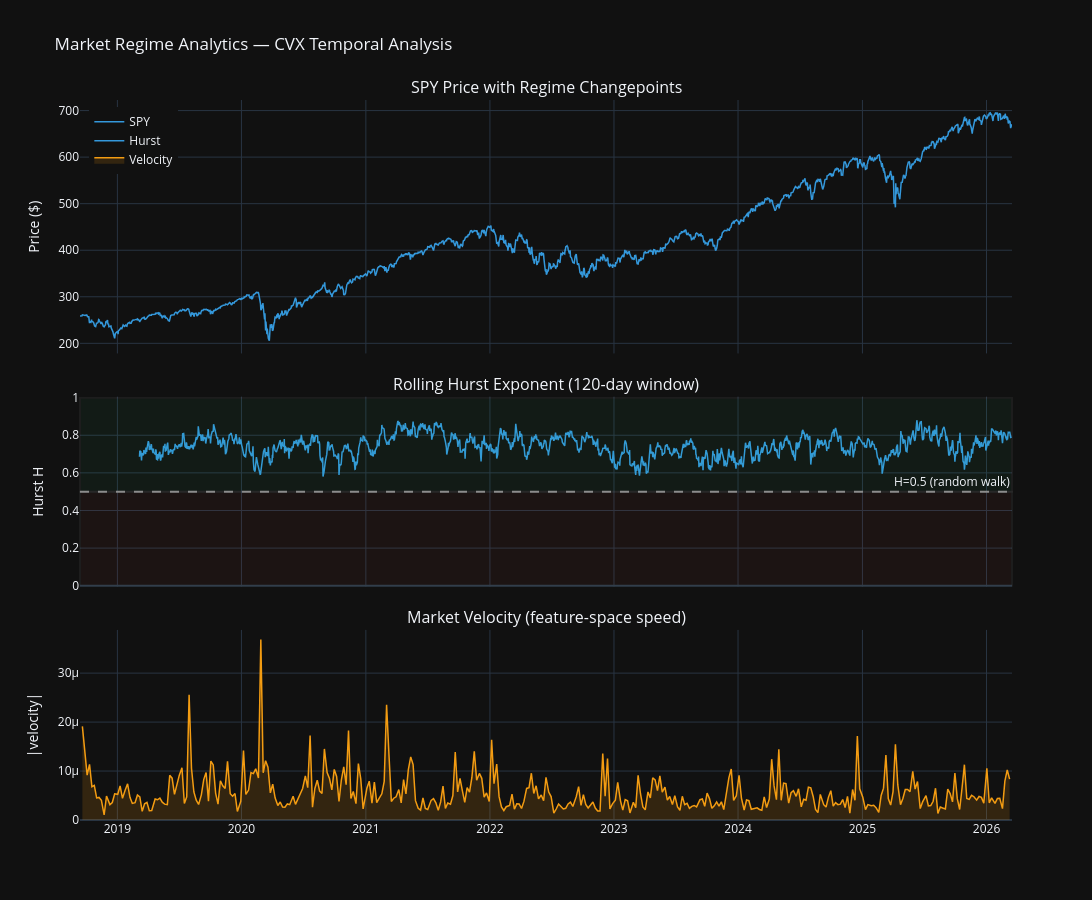

The notebook cell saved with this chart:
### Code cell
# ── Visualization: Price + Changepoints + Hurst + Velocity ──
fig = make_subplots(
    rows=3, cols=1,
    shared_xaxes=True,
    vertical_spacing=0.06,
    subplot_titles=[
        'SPY Price with Regime Changepoints',
        'Rolling Hurst Exponent (120-day window)',
        'Market Velocity (feature-space speed)',
    ],
    row_heights=[0.4, 0.3, 0.3],
)

# Panel 1: SPY price with changepoints
if 'SPY' in close.columns:
    spy_aligned = close['SPY'].loc[common_dates]
    fig.add_trace(go.Scatter(
        x=common_dates, y=spy_aligned.values,
        mode='lines', name='SPY',
        line=dict(color=C_NEUTRAL, width=1.5),
    ), row=1, col=1)

# Changepoint markers
cp_dates_plot = []
cp_prices = []
cp_severities = []
for ts, sev in changepoints:
    d = unix_to_date.get(ts)
    if d is not None and 'SPY' in close.columns and d in close.index:
        cp_dates_plot.append(d)
        cp_prices.append(close.loc[d, 'SPY'])
        cp_severities.append(sev)

fig.add_trace(go.Scatter(
    x=cp_dates_plot, y=cp_prices,
    mode='markers', name='Changepoints',
    marker=dict(
        size=10, color=C_CRISIS, symbol='diamond',
        line=dict(width=1, color='white'),
    ),
    text=[f'Severity: {s:.4f}' for s in cp_severities],
    hovertemplate='%{x}<br>SPY: $%{y:.2f}<br>%{text}<extra></extra>',
), row=1, col=1)

# Panel 2: Rolling Hurst
hurst_colors = [C_BULL if h > 0.5 else C_BEAR for h in hurst_values]
fig.add_trace(go.Scatter(
    x=hurst_dates, y=hurst_values,
    mode='lines', name='Hurst',
    line=dict(color=C_NEUTRAL, width=1.5),
), row=2, col=1)
fig.add_hline(y=0.5, line_dash='dash', line_color='gray',
              annotation_text='H=0.5 (random walk)', row=2, col=1)
fig.add_hrect(y0=0.5, y1=1.0, fillcolor=C_BULL, opacity=0.05, row=2, col=1)
fig.add_hrect(y0=0.0, y1=0.5, fillcolor=C_BEAR, opacity=0.05, row=2, col=1)

# Panel 3: Velocity
fig.add_trace(go.Scatter(
    x=velocity_dates, y=velocity_values,
    mode='lines', name='Velocity',
    line=dict(color=C_CRISIS, width=1.5),
    fill='tozeroy', fillcolor='rgba(243, 156, 18, 0.15)',
), row=3, col=1)

fig.update_layout(
    height=900, width=1100,
    template=TEMPLATE,
    showlegend=True,
    legend=dict(x=0.01, y=0.99),
    title_text='Market Regime Analytics — CVX Temporal Analysis',
)
fig.update_yaxes(title_text='Price ($)', row=1, col=1)
fig.update_yaxes(title_text='Hurst H', row=2, col=1)
fig.update_yaxes(title_text='|velocity|', row=3, col=1)
fig.show()

### Figure 1 — Plotly figure (JSON) as saved in the notebook; plotly's stock layout.template omitted (floating-point values rounded to 4 significant figures; data arrays with more than 128 entries replaced by an {"elided": "..."} marker saying what was removed)
{"data": [{"line": {"color": "#3498db", "width": 1.5}, "mode": "lines", "name": "SPY", "type": "scatter", "x": {"elided": "1886 str values"}, "xaxis": "x", "y": {"elided": "1886 float values"}, "yaxis": "y"}, {"hovertemplate": "%{x}<br>SPY: $%{y:.2f}<br>%{text}<extra></extra>", "marker": {"color": "#f39c12", "line": {"color": "white", "width": 1}, "size": 10, "symbol": "diamond"}, "mode": "markers", "name": "Changepoints", "text": [], "type": "scatter", "x": [], "xaxis": "x", "y": [], "yaxis": "y"}, {"line": {"color": "#3498db", "width": 1.5}, "mode": "lines", "name": "Hurst", "type": "scatter", "x": {"elided": "1766 str values"}, "xaxis": "x2", "y": {"elided": "1766 float values"}, "yaxis": "y2"}, {"fill": "tozeroy", "fillcolor": "rgba(243, 156, 18, 0.15)", "line": {"color": "#f39c12", "width": 1.5}, "mode": "lines", "name": "Velocity", "type": "scatter", "x": {"elided": "376 str values"}, "xaxis": "x3", "y": {"elided": "376 float values"}, "yaxis": "y3"}], "layout": {"annotations": [{"font": {"size": 16}, "showarrow": false, "text": "SPY Price with Regime Changepoints", "x": 0.5, "xanchor": "center", "xref": "paper", "y": 1.0, "yanchor": "bottom", "yref": "paper"}, {"font": {"size": 16}, "showarrow": false, "text": "Rolling Hurst Exponent (120-day window)", "x": 0.5, "xanchor": "center", "xref": "paper", "y": 0.588, "yanchor": "bottom", "yref": "paper"}, {"font": {"size": 16}, "showarrow": false, "text": "Market Velocity (feature-space speed)", "x": 0.5, "xanchor": "center", "xref": "paper", "y": 0.264, "yanchor": "bottom", "yref": "paper"}, {"showarrow": false, "text": "H=0.5 (random walk)", "x": 1, "xanchor": "right", "xref": "x2 domain", "y": 0.5, "yanchor": "bottom", "yref": "y2"}], "height": 900, "legend": {"x": 0.01, "y": 0.99}, "shapes": [{"line": {"color": "gray", "dash": "dash"}, "type": "line", "x0": 0, "x1": 1, "xref": "x2 domain", "y0": 0.5, "y1": 0.5, "yref": "y2"}, {"fillcolor": "#2ecc71", "opacity": 0.05, "type": "rect", "x0": 0, "x1": 1, "xref": "x2 domain", "y0": 0.5, "y1": 1.0, "yref": "y2"}, {"fillcolor": "#e74c3c", "opacity": 0.05, "type": "rect", "x0": 0, "x1": 1, "xref": "x2 domain", "y0": 0.0, "y1": 0.5, "yref": "y2"}], "showlegend": true, "title": {"text": "Market Regime Analytics — CVX Temporal Analysis"}, "width": 1100, "xaxis": {"anchor": "y", "domain": [0.0, 1.0], "matches": "x3", "showticklabels": false}, "xaxis2": {"anchor": "y2", "domain": [0.0, 1.0], "matches": "x3", "showticklabels": false}, "xaxis3": {"anchor": "y3", "domain": [0.0, 1.0]}, "yaxis": {"anchor": "x", "domain": [0.648, 1.0], "title": {"text": "Price ($)"}}, "yaxis2": {"anchor": "x2", "domain": [0.324, 0.588], "title": {"text": "Hurst H"}}, "yaxis3": {"anchor": "x3", "domain": [0.0, 0.264], "title": {"text": "|velocity|"}}}}
